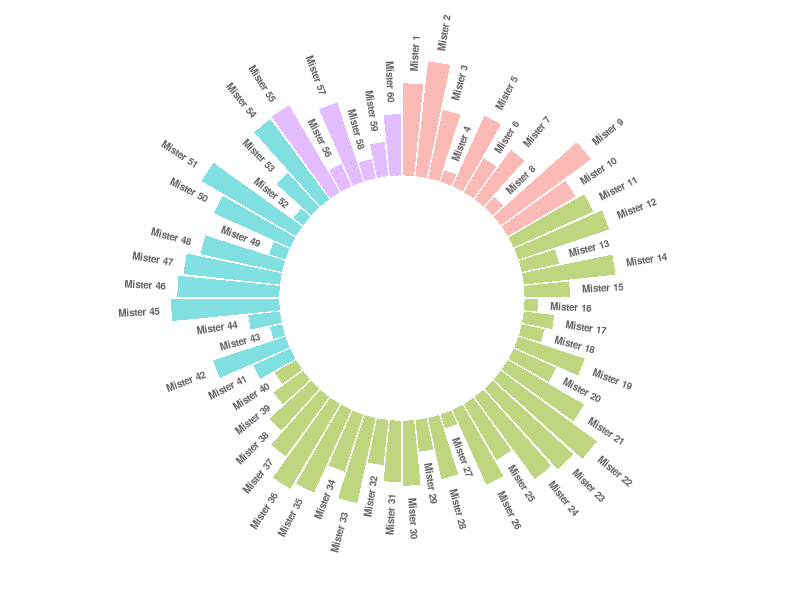
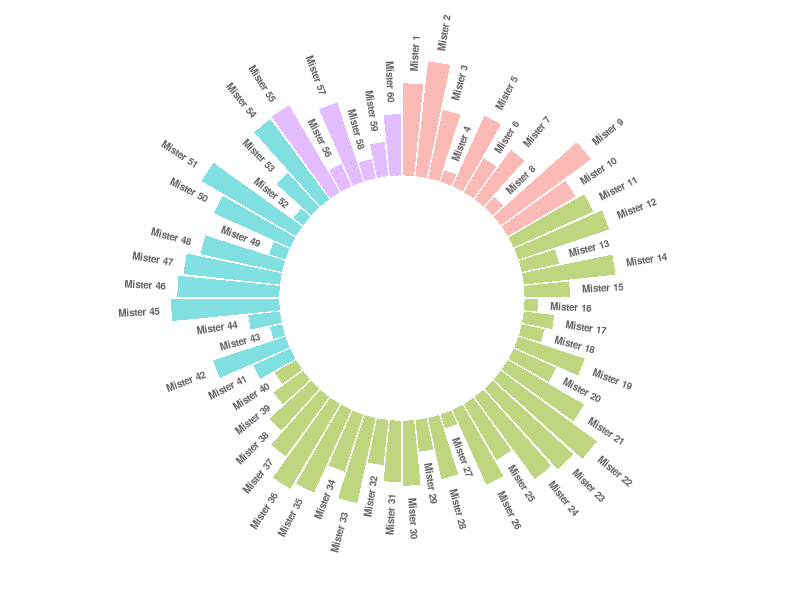

These charts were generated, in order, by the following R code:
## ---- chunk 1


# library
library(tidyverse)
 
# Create dataset
data <- data.frame(
  individual=paste( "Mister ", seq(1,60), sep=""),
  group=c( rep('A', 10), rep('B', 30), rep('C', 14), rep('D', 6)) ,
  value=sample( seq(10,100), 60, replace=T)
)
 
# Set a number of 'empty bar' to add at the end of each group
empty_bar <- 4
to_add <- data.frame( matrix(NA, empty_bar*nlevels(data$group), ncol(data)) )
colnames(to_add) <- colnames(data)
to_add$group <- rep(levels(data$group), each=empty_bar)
data <- rbind(data, to_add)
data <- data %>% arrange(group)
data$id <- seq(1, nrow(data))
 
# Get the name and the y position of each label
label_data <- data
number_of_bar <- nrow(label_data)
angle <- 90 - 360 * (label_data$id-0.5) /number_of_bar     # I substract 0.5 because the letter must have the angle of the center of the bars. Not extreme right(1) or extreme left (0)
label_data$hjust <- ifelse( angle < -90, 1, 0)
label_data$angle <- ifelse(angle < -90, angle+180, angle)
 
# Make the plot
p <- ggplot(data, aes(x=as.factor(id), y=value, fill=group)) +       # Note that id is a factor. If x is numeric, there is some space between the first bar
  geom_bar(stat="identity", alpha=0.5) +
  ylim(-100,120) +
  theme_minimal() +
  theme(
    legend.position = "none",
    axis.text = element_blank(),
    axis.title = element_blank(),
    panel.grid = element_blank(),
    plot.margin = unit(rep(-1,4), "cm") 
  ) +
  coord_polar() + 
  geom_text(data=label_data, aes(x=id, y=value+10, label=individual, hjust=hjust), color="black", fontface="bold",alpha=0.6, size=2.5, angle= label_data$angle, inherit.aes = FALSE ) 
 
p


## ---- chunk 2
p
